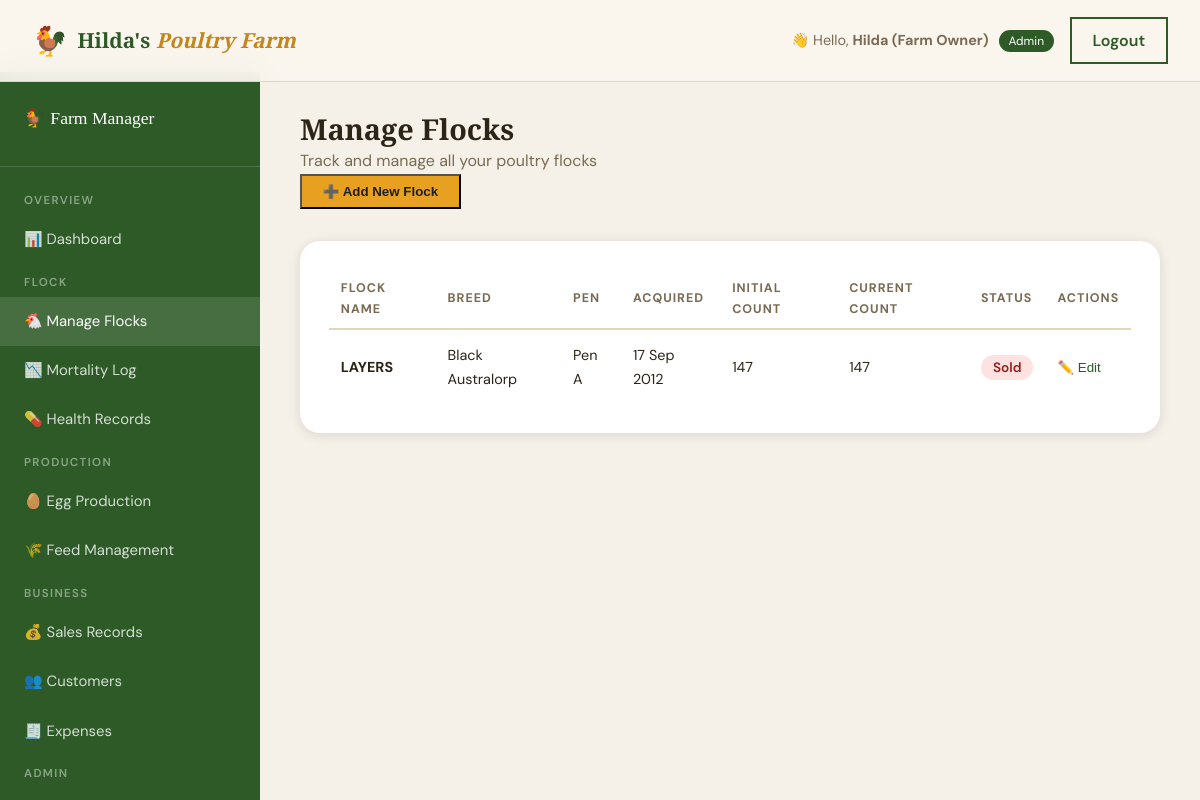
Page /admin/flocks.php (signed in) on the committed database.
### tables this page shows
CREATE TABLE `flocks` (
  `flock_id` int(10) UNSIGNED NOT NULL,
  `flock_name` varchar(100) NOT NULL,
  `breed_id` int(10) UNSIGNED NOT NULL,
  `pen_id` int(10) UNSIGNED NOT NULL,
  `date_acquired` date NOT NULL,
  `initial_count` int(10) UNSIGNED NOT NULL,
  `current_count` int(10) UNSIGNED NOT NULL,
  `source` varchar(150) DEFAULT NULL,
  `acquisition_cost` decimal(12,2) DEFAULT 0.00,
  `status` enum('active','sold','culled','transferred') NOT NULL DEFAULT 'active',
  `notes` text DEFAULT NULL,
  `created_at` timestamp NOT NULL DEFAULT current_timestamp(),
  `updated_at` timestamp NOT NULL DEFAULT current_timestamp() ON UPDATE current_timestamp()
);

CREATE TABLE `breeds` (
  `breed_id` int(10) UNSIGNED NOT NULL,
  `breed_name` varchar(100) NOT NULL,
  `category` enum('broiler','layer','dual_purpose','turkey','duck','other') NOT NULL,
  `description` text DEFAULT NULL,
  `created_at` timestamp NOT NULL DEFAULT current_timestamp()
);

CREATE TABLE `pens` (
  `pen_id` int(10) UNSIGNED NOT NULL,
  `pen_name` varchar(50) NOT NULL,
  `capacity` int(10) UNSIGNED NOT NULL,
  `pen_type` enum('broiler','layer','breeder','quarantine','other') NOT NULL,
  `status` enum('active','inactive','maintenance') NOT NULL DEFAULT 'active',
  `notes` text DEFAULT NULL,
  `created_at` timestamp NOT NULL DEFAULT current_timestamp()
);

### admin/flocks.php (the view, shortened to what this page needs)
<?php
$db = getDB();
$flocks = $db->query("
    SELECT f.*, b.breed_name, b.category, p.pen_name, p.pen_type
    FROM flocks f
    JOIN breeds b ON f.breed_id = b.breed_id
    JOIN pens p ON f.pen_id = p.pen_id
    ORDER BY f.created_at DESC
")->fetchAll();
?>
<!DOCTYPE html>
<html lang="en">
<head>
    <link rel="stylesheet" href="/hildas_farm/assets/css/style.css">
</head>
<body>
<nav class="navbar" id="navbar">
    <div class="nav-container">
        <a href="/hildas_farm/index.php" class="nav-brand">
            <span class="brand-icon">🐓</span>
            <span class="brand-text">Hilda's <em>Poultry Farm</em></span>
        </a>
        <div style="display:flex;align-items:center;gap:1rem;">
            <span style="font-size:.9rem;color:var(--text-muted);">
                👋 Hello, <strong><?= htmlspecialchars($_SESSION['full_name']) ?></strong>
                <span style="background:var(--green);color:#fff;padding:.2rem .6rem;border-radius:50px;font-size:.75rem;margin-left:.4rem;">
                    <?= ucfirst($_SESSION['role']) ?>
                </span>
            </span>
            <a href="/hildas_farm/pages/logout.php" class="nav-btn nav-btn-outline">Logout</a>
        </div>
    </div>
</nav>
<div class="dashboard-layout">
    <aside class="sidebar">
        <div class="sidebar-logo">🐓 Farm Manager</div>
        <div class="sidebar-section">Overview</div>
        <a href="/hildas_farm/admin/dashboard.php" class="sidebar-link">📊 Dashboard</a>
        <div class="sidebar-section">Flock</div>
        <a href="/hildas_farm/admin/flocks.php" class="sidebar-link active">🐔 Manage Flocks</a>
        <a href="/hildas_farm/admin/mortality.php" class="sidebar-link">📉 Mortality Log</a>
        <a href="/hildas_farm/admin/health.php" class="sidebar-link">💊 Health Records</a>
        <div class="sidebar-section">Production</div>
        <a href="/hildas_farm/admin/eggs.php" class="sidebar-link">🥚 Egg Production</a>
        <a href="/hildas_farm/admin/feed.php" class="sidebar-link">🌾 Feed Management</a>
        <div class="sidebar-section">Business</div>
        <a href="/hildas_farm/admin/sales.php" class="sidebar-link">💰 Sales Records</a>
        <a href="/hildas_farm/admin/customers.php" class="sidebar-link">👥 Customers</a>
        <a href="/hildas_farm/admin/expenses.php" class="sidebar-link">🧾 Expenses</a>
        <div class="sidebar-section">Admin</div>
        <a href="/hildas_farm/admin/staff.php" class="sidebar-link">👷 Staff</a>
    </aside>
    <main class="main-content">
        <div class="page-header">
            <h1>Manage Flocks</h1>
            <p>Track and manage all your poultry flocks</p>
            <button class="nav-btn" style="background:var(--green);color:white;padding:0.75rem 1.5rem;" onclick="openAddModal()">➕ Add New Flock</button>
        </div>
        <div class="dash-card">
            <table class="dash-table">
                <thead>
                    <tr>
                        <th>Flock Name</th>
                        <th>Breed</th>
                        <th>Pen</th>
                        <th>Acquired</th>
                        <th>Initial Count</th>
                        <th>Current Count</th>
                        <th>Status</th>
                        <th>Actions</th>
                    </tr>
                </thead>
                <tbody>
                    <?php foreach ($flocks as $flock): ?>
                    <tr>
                        <td><strong><?= htmlspecialchars($flock['flock_name']) ?></strong></td>
                        <td><?= htmlspecialchars($flock['breed_name']) ?></td>
                        <td><?= htmlspecialchars($flock['pen_name']) ?></td>
                        <td><?= date('d M Y', strtotime($flock['date_acquired'])) ?></td>
                        <td><?= number_format($flock['initial_count']) ?></td>
                        <td><?= number_format($flock['current_count']) ?></td>
                        <td>
                            <span class="status-badge status-<?= $flock['status'] ?>">
                                <?= ucfirst($flock['status']) ?>
                            </span>
                        </td>
                        <td>
                            <button onclick='editFlock(<?= json_encode($flock) ?>)' style="background:none;border:none;color:var(--green);cursor:pointer;">✏️ Edit</button>
                        </td>
                    </tr>
                    <?php endforeach; ?>
                </tbody>
            </table>
        </div>
    </main>
</div>
</body>
</html>

### assets/css/style.css (style rules this page uses)
:root { --cream: #faf6ee; --warm-white: #fff9f0; --amber: #e8a020; --amber-dark: #c4851a; --amber-light:#ffd470; --green: #2d5a27; --green-mid: #3d7a35; --green-light:#5a9e50; --brown: #6b3f1e; --brown-light:#9b6b42; --charcoal: #1e1e1e; --text: #2c2416; --text-muted: #7a6a52; --border: #e2d5b8; --shadow: rgba(44,36,22,0.12); --font-display: 'Playfair Display', Georgia, serif; --font-body: 'DM Sans', sans-serif; --radius: 12px; --radius-lg: 20px; }
*, *::before, *::after { box-sizing: border-box; margin: 0; padding: 0; }
html { scroll-behavior: smooth; }
body { font-family: var(--font-body); background: var(--cream); color: var(--text); line-height: 1.7; overflow-x: hidden; }
h1,h2,h3,h4,h5 { font-family: var(--font-display); line-height: 1.2; }
h1 { font-size: clamp(2.2rem, 5vw, 4rem); }
a { text-decoration: none; color: inherit; transition: color .2s; }
.navbar { position: fixed; top: 0; width: 100%; z-index: 1000; padding: 1rem 0; background: rgba(250,246,238,0.92); backdrop-filter: blur(14px); border-bottom: 1px solid var(--border); transition: box-shadow .3s; }
.nav-container { max-width: 1280px; margin: 0 auto; padding: 0 2rem; display: flex; align-items: center; justify-content: space-between; }
.nav-brand { display: flex; align-items: center; gap: .6rem; font-family: var(--font-display); font-size: 1.3rem; font-weight: 700; color: var(--green); }
.brand-icon { font-size: 1.8rem; }
.brand-text em { color: var(--amber-dark); font-style: italic; }
.nav-btn { background: var(--amber) !important; color: var(--charcoal) !important; font-weight: 600 !important; padding: .5rem 1.3rem !important; }
.nav-btn-outline { background: transparent !important; border: 2px solid var(--green) !important; color: var(--green) !important; }
.dashboard-layout { display: flex; min-height: 100vh; padding-top: 72px; }
.sidebar { width: 260px; flex-shrink: 0; background: var(--green); padding: 2rem 0; position: sticky; top: 72px; height: calc(100vh - 72px); overflow-y: auto; }
.sidebar-logo { padding: 0 1.5rem 2rem; font-family: var(--font-display); color: #fff; font-size: 1.1rem; border-bottom: 1px solid rgba(255,255,255,.15); margin-bottom: 1rem; }
.sidebar-section { padding: .5rem 1.5rem .3rem; font-size: .72rem; text-transform: uppercase; letter-spacing: .12em; color: rgba(255,255,255,.45); font-weight: 600; }
.sidebar-link { display: flex; align-items: center; gap: .75rem; padding: .75rem 1.5rem; color: rgba(255,255,255,.8); font-size: .93rem; transition: background .2s, color .2s; }
.sidebar-link:hover, .sidebar-link.active { background: rgba(255,255,255,.12); color: #fff; }
.main-content { flex: 1; padding: 2.5rem; background: #f5f0e8; }
.page-header { margin-bottom: 2rem; }
.page-header h1 { font-size: 1.8rem; color: var(--text); }
.page-header p { color: var(--text-muted); }
.dash-card { background: #fff; border-radius: var(--radius-lg); padding: 1.8rem; box-shadow: 0 2px 12px var(--shadow); }
.dash-table { width: 100%; border-collapse: collapse; }
.dash-table th { text-align: left; font-size: .78rem; text-transform: uppercase; letter-spacing: .08em; color: var(--text-muted); padding: .5rem .75rem; border-bottom: 2px solid var(--border); }
.dash-table td { padding: .8rem .75rem; border-bottom: 1px solid var(--border); font-size: .9rem; }
.dash-table tr:last-child td { border-bottom: none; }

### admin/flocks.php (style rules this page uses)
.status-badge { padding: 0.25rem 0.75rem; border-radius: 50px; font-size: 0.85rem; font-weight: 600; }
.status-sold { background: #fee2e2; color: #991b1b; }

### rows in the picture
flocks: flock_name "LAYERS", breed.breed_name "Black Australorp", pen.pen_name "Pen A", date_acquired "17 Sep 2012", initial_count "147", current_count "147", status "Sold"

### other values in the picture
$_SESSION['full_name'] "Hilda (Farm Owner)"
$_SESSION['role'] "Admin"
